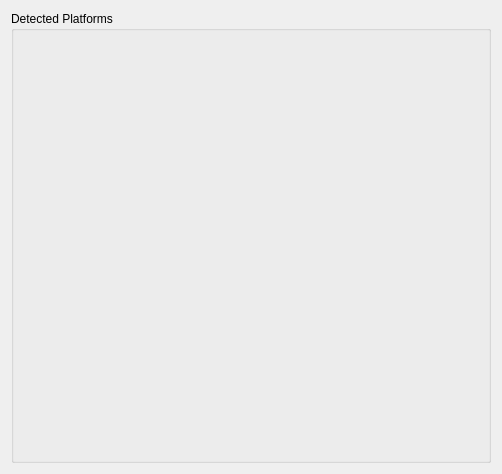
<?xml version="1.0" encoding="UTF-8"?>
<ui version="4.0">
 <class>DetectedPlatforms</class>
 <widget class="QWidget" name="DetectedPlatforms">
  <property name="geometry">
   <rect>
    <x>0</x>
    <y>0</y>
    <width>502</width>
    <height>474</height>
   </rect>
  </property>
  <property name="sizePolicy">
   <sizepolicy hsizetype="Expanding" vsizetype="Fixed">
    <horstretch>0</horstretch>
    <verstretch>0</verstretch>
   </sizepolicy>
  </property>
  <layout class="QVBoxLayout" name="verticalLayout" stretch="0">
   <item>
    <widget class="QGroupBox" name="groupBox">
     <property name="styleSheet">
      <string notr="true"/>
     </property>
     <property name="title">
      <string>Detected Platforms</string>
     </property>
     <property name="flat">
      <bool>false</bool>
     </property>
     <layout class="QVBoxLayout">
      <item>
       <widget class="PostProcessor::FilterWidget" name="platformFilter" native="true"/>
      </item>
     </layout>
    </widget>
   </item>
  </layout>
 </widget>
 <customwidgets>
  <customwidget>
   <class>PostProcessor::FilterWidget</class>
   <extends>QWidget</extends>
   <header>FilterWidget.hpp</header>
   <container>1</container>
  </customwidget>
 </customwidgets>
 <resources/>
 <connections/>
</ui>
